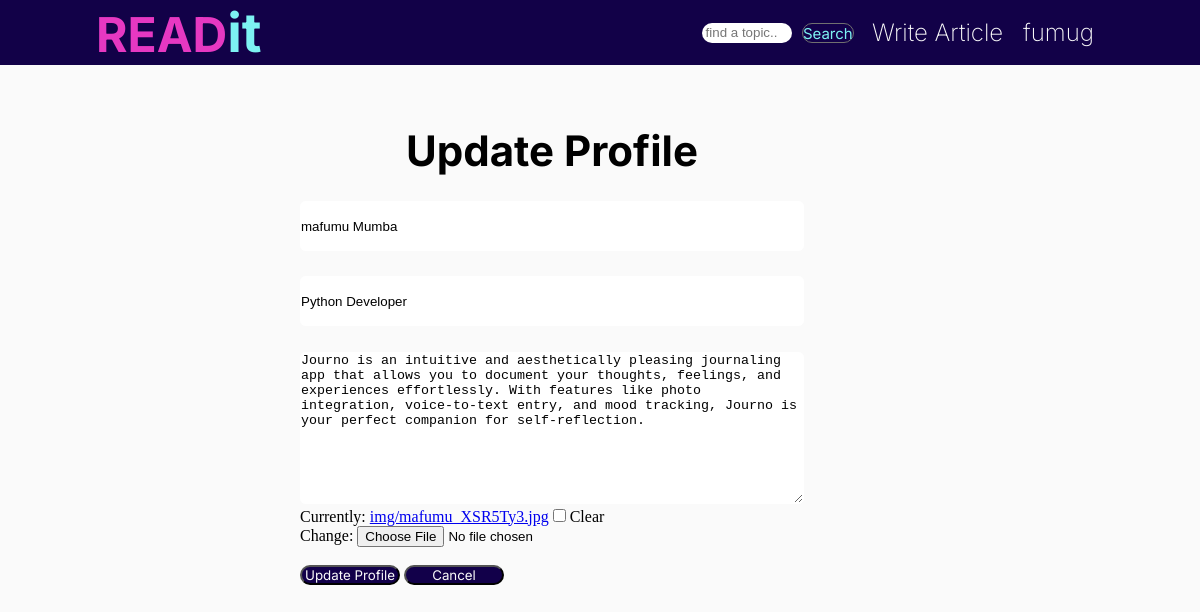
The page /update_profile/e05bad13-3255-4edc-a51b-544ac7f30dce/ (signed in) on the database its author committed.
### USER_PROFILE/models.py (models this page shows, shortened)
class Profile(models.Model):
    name =  models.OneToOneField(User,on_delete=models.CASCADE)
    username = models.CharField(max_length=200,null=True,blank=True)
    email = models.EmailField()
    profession = models.CharField(max_length=200)
    picture = models.ImageField(upload_to='img',blank=True,null=True,default='images/default.png')
    about = models.TextField()
    profile_id = models.UUIDField(default=uuid.uuid4, editable = False, unique=True, primary_key=True)

### USER_PROFILE/views.py (the view)
# urls.py: path('update_profile/<str:profile_id>/',views.UpdateProfile,name='update_profile'),
@login_required
def UpdateProfile(request,profile_id):
    try:
        profile = Profile.objects.get(pk=profile_id)
        if request.user.profile == profile:
            if request.method == 'POST':
                form = ProfileForm(request.POST, request.FILES, instance=profile)
                if form.is_valid():
                    form.save()
                    return redirect('profile',profile_id=profile_id)
            else:
                form = ProfileForm(instance=profile)
            context = {'form': form}
            return render(request, 'update-profile.html', context)
        else:
            return HttpResponseForbidden("You don't have permission to update this profile.")
    except Profile.DoesNotExist:
        logger.error(f"Profile with ID {profile_id} does not exist.")

### USER_PROFILE/forms.py
class ProfileForm(forms.ModelForm):
    class Meta:
        model = Profile
        fields = ['username','profession','picture','about']
    def __init__(self, *args, **kwargs):
        super().__init__(*args, **kwargs)
        self.fields['username'].widget.attrs['placeholder'] = 'username'
        self.fields['profession'].widget.attrs['placeholder'] = 'profession'
        self.fields['picture'].widget.attrs['placeholder'] = 'picturee'
        self.fields['about'].widget.attrs['placeholder'] = 'about'
        self.fields['username'].widget.attrs['class'] = 'custom-username'
        self.fields['profession'].widget.attrs['class'] = 'custom-profession'
        self.fields['picture'].widget.attrs['class'] = 'custom-picture'
        self.fields['about'].widget.attrs['class'] = 'custom-about'

### USER_PROFILE/templates/update-profile.html (shortened to what this page needs)
{% load static %}
<!DOCTYPE html>
<html lang="en">
  <head>
    <link rel="stylesheet" href="{% static 'css/profile-update.css' %}" />
  </head>
  <body>
    {% include 'navbar.html' %}
    <div class="update-container">
      <h1>Update Profile</h1>
      <form method="post" action=" " enctype="multipart/form-data">
        <p>{{ form.username }}</p>
        <p>{{ form.profession }}</p>
        <p>{{ form.about }}</p>
        <p>{{ form.picture }}</p>
        <br />
        <button class="update-btn" type="submit">Update Profile</button>
        <button class="update-btn" type="submit">Cancel</button>
      </form>
    </div>
  </body>
</html>

### CMS_APP/templates/navbar.html (shortened to what this page needs)
{% load static %}
<!DOCTYPE html>
<html lang="en">
  <head>
    <link rel="stylesheet" href="{% static  'css/navbar.css' %}" />
  </head>
  <body>
    {% if user.is_authenticated %}
    <header>
      <div class="nav-container">
        <a style="text-decoration: none" href="{% url 'home' %}">
          <p class="logo">READ<span>it</span></p>
        </a>
        <nav>
          <ul class="nav-items">
            <li class="search">
              <div>
                <form class="search-form" action="">
                  <input
                    class="search"
                    name="q"
                    type="search"
                    placeholder=" find a topic.."
                  />
                  <button class="search-btn">Search</button>
                </form>
              </div>
            </li>
            <li>
              <a class="nav-link" href="{% url 'post' %}">Write Article</a>
            </li>
            <li class="dropdown">
              <a href=" " class="dropdown-button dropdown-list"> {{user}}</a>
            </li>
          </ul>
        </nav>
      </div>
    </header>
    {% endif %}
  </body>
</html>

### static/css/profile-update.css (style rules this page uses)
* { padding: 0; margin: 0; box-sizing: border-box; }
body { background-color: #fafafa; }
.update-container { width: 42%; margin-left: 25%; margin-right: 25%; margin-top: 5%; }
h1 { font-family: Inter; font-size: 42px; font-weight: 700; color: var(--heading-color); text-align: center; }
.custom-username { margin-top: 5%; width: 100%; height: 50px; background-color: white; border: 1px solid #ffffff; border-radius: 5px; }
.custom-profession { margin-top: 5%; width: 100%; height: 50px; background-color: white; border: 1px solid#ffffff; border-radius: 5px; }
.custom-about { margin-top: 5%; width: 100%; height: 50%; background-color:white; border: 1px solid#ffffff; border-radius: 5px; }
.update-btn { font-family: Inter; background-color:#12004A; color: #fafafa; text-decoration: none; border-radius: 15px; width: 100px; height: auto; }

### static/css/navbar.css (style rules this page uses)
* { padding: 0; margin: 0; box-sizing: border-box; }
.nav-container { width: 100%; display: flex; align-items: center; background-color: #120148; padding-left: 8%; padding-right: 10%; justify-content: space-between; height: auto; }
.logo { align-self: center; color: #E638C2; font-family: Inter; font-size: 48px; font-weight: 700; }
.logo span { color: #7DF2F2; font-family: Inter; font-size: 54px; font-weight: 700; }
.nav-items { display: flex; list-style: none; }
.dropdown { align-self: center; position: relative; display: inline-block; }
.dropdown-button { font-family: Inter; font-size: 1.5rem; padding: 10px; color: #FAFAFA; border: none; cursor: pointer; text-decoration: none; font-weight: 200; }
.nav-link { text-decoration: none; font-family: Inter; font-size: 1.5rem; font-weight: 200; color: #FAFAFA; white-space: nowrap; margin: 10px; }
.nav-items li { align-self: center; }
.search { border: none; border-radius: 20px; height: 20px; margin-right: 10px; }
.search-btn { background-color:#12004A; border: 1px solid #707070; color: #7DF2F2; font-family: inter; font-weight: 400; font-size: 15px; border-radius: 10px; height: 20px; width: 100px; }
.search-form { display: flex; margin-right: 250px; }
@media only screen and (min-width:601px) { .nav-container { width: 100%; padding-left: 4%; padding-right: 2%; } }
@media only screen and (min-width:601px) { .search { height:20px; width: 90px; } }
@media only screen and (min-width:601px) { .search-btn { height: 20px; width: 105px; } }
@media only screen and (min-width:601px) { .search-form { margin-right: 50px; } }
@media only screen and (min-width:601px) { .nav-link { margin-left: 70px; } }
@media only screen and (min-width:768px) { .nav-container { width: 100%; padding-left: 8%; padding-right: 8%; } }
@media only screen and (min-width:768px) { .search { border: none; border-radius: 20px; height: 20px; margin-right: 10px; } }
@media only screen and (min-width:768px) { .search-btn { height: 20px; width: 100px; } }

### rows shown on the page
Profile: username "mafumu Mumba", profession "Python Developer", about "Journo is an intuitive and aesthetically pleasing journaling app that allows you to document your thoughts, feelings, and experiences effortlessly. With features like photo integration, voice-to-text entry, and mood tracking, Journo is your perfect companion for self-reflection."

### other values the page prints
{{ user }} "fumug"
